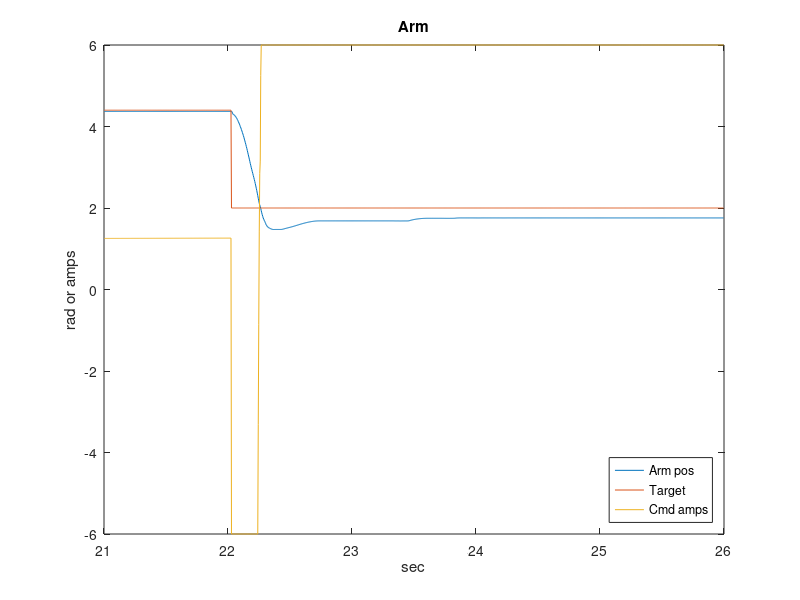
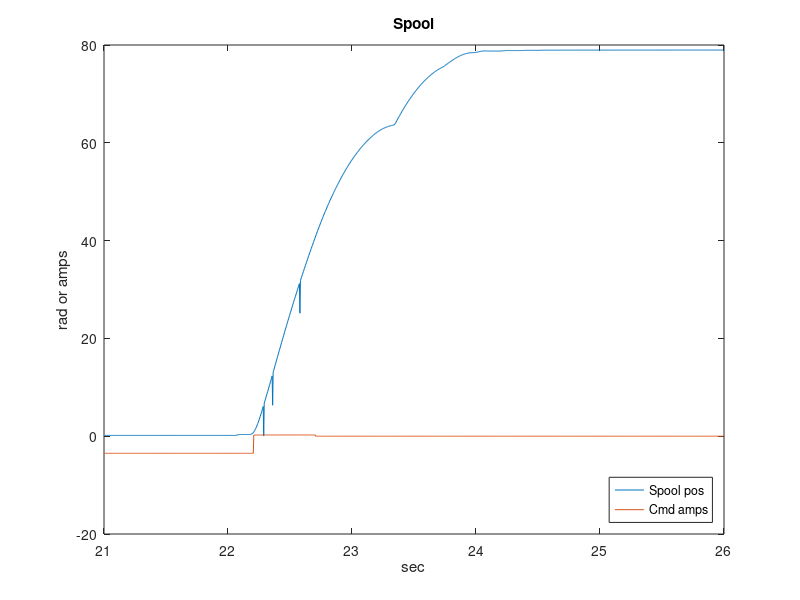
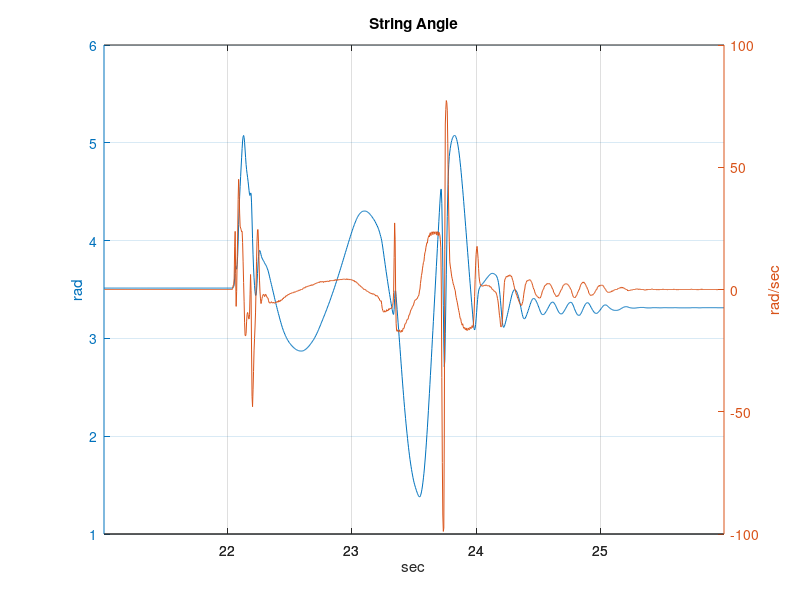

Write the MATLAB code that produced these figures, in order. (Note: this script raises an error after producing the figures.)
% Bad Cast 1: Stopped short, tangled on self
% Bad Cast 2: ditto
% Good Cast:  Made it over bar, suspended at end.
clearvars -except Ts tg
close all
% 1 Arm pos (rad)
% 2 Arm target pos (rad)
% 3 Arm Cmd (amps)
% 4 Spool pos (rad)
% 5 Spool Cmd (amps)
% 6 String Angle (rad)

% GC = load('BadBasicCastDataLog.mat');
% GC = load('BadBasicCast2DataLog.mat');
GC  = load('GoodCastDataLog.mat');
% GC = load('AlmostFlat.mat');
% GC = load('ByHandCast.mat');
% GC = load('ByHandCastAlmost.mat');
% plot_from = [4,9];

% Time Frames
plot_from = [21, 26];
i = find(plot_from(1) < GC.fsTime, 1, 'first');
j = find(plot_from(2) > GC.fsTime, 1, 'last');

% Events
% Constants
stop_ArmPos = 2.9916;   % rad, Position arm triggers cast
stop_String = 3.75;     % rad, Position String Angle triggers cast
far_Enough  = 65;       % rad, How far before string is jerked back

% Release time
t_re = find(and(stop_ArmPos >= GC.fsData(:,1), stop_String >= GC.fsData(:,6)), 1, 'first');

plot(GC.fsTime(i:j), GC.fsData(i:j,1:3))
title('Arm')
xlabel('sec')
ylabel('rad or amps')
legend('Arm pos','Target', 'Cmd amps', 'Location', 'SouthEast')

figure
plot(GC.fsTime(i:j), GC.fsData(i:j,4:5))
title('Spool')
xlabel('sec')
ylabel('rad or amps')
legend('Spool pos','Cmd amps', 'Location', 'SouthEast')

% String Angle
figure
[hA, h_b1, h_b2] = plotyy(GC.fsTime(i:j), GC.fsData(i:j,6),...
                           GC.fsTime(i+1:j), diff(GC.fsData(i:j,6))./diff(GC.fsTime(i:j)));
grid on
title('String Angle')
xlabel('sec')
ylabel(hA(1), 'rad')
ylabel(hA(2), 'rad/sec')
legend('position', 'velocity', 'Location', 'SouthEast')

figure
[hAx, h_l1, h_l2] = plotyy(5,...
                           GC.fsTime(i:j), GC.fsData(i:j,[4]));
line([GC.fsTime(t_re),GC.fsTime(t_re)],[0,10],'Color',[.4,.4,.4])
xlabel('sec')
ylabel(hAx(1), 'rad')
ylabel(hAx(2), 'Spool (rad)')
legend('Arm Pos', 'Arm Target', 'String Angle', 'Spool',...
       'Location', 'NorthWest')
   
% animationArm(plot_from, GC)